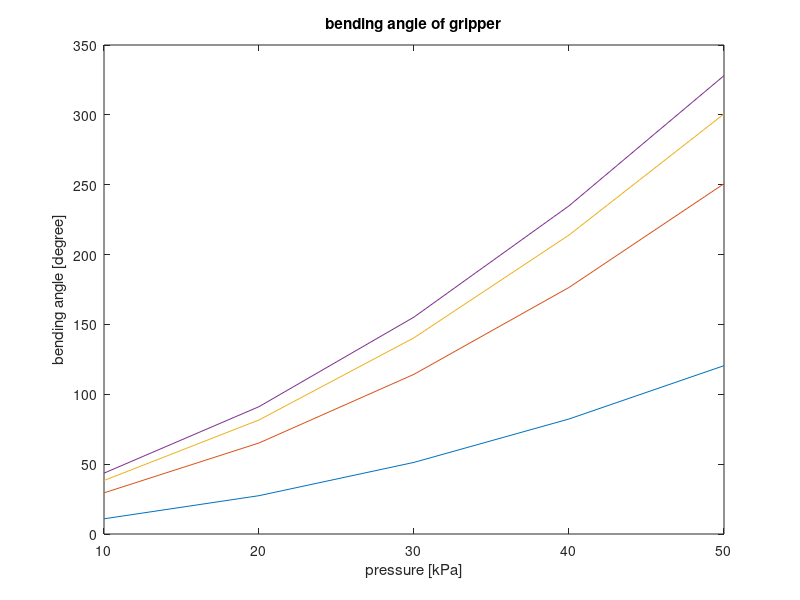
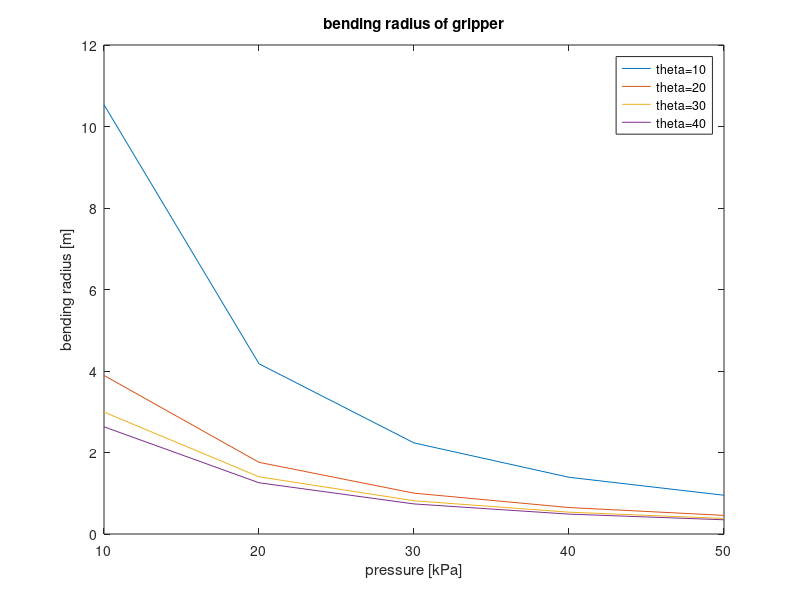

MATLAB code to generate these figures, in order:
clc
clear 
close all
%% unable to introduce external moment！！
% only with the wedged-shape chamber
% geometrical parameter 

W = 0.011;

b1 = 0.002;

l2 = 0.004;
L = 0.1;

H1 = 0.018;

N = 10;

F = 0.3;
M = F*L/2;
I_y = (W+2*b1)*(H1+2*b1)^3/12;

% material property ??

epsilon_x = @(sigma_x) 6.35e-7*sigma_x.^2 + 9.4e-3.*sigma_x - 0.017;


% loading without external moment
for n = 1:1:4
    thetaOfDegree = n*10;
    theta = thetaOfDegree*pi/180;

    H2 = H1 - l2/2/tan(theta);
    p = 1e4:1e4:5e4;

    sigma = p.*W*H1/(2*H1*b1+(W+2*b1)*b1) + M*H2/I_y;
    epsilon = epsilon_x(sigma);
    Dx = l2.*epsilon;
    beta = atan(Dx/2*H2);
    thetaOfChamber = beta/pi*180;
    thetaOfGripper = 2*N.*thetaOfChamber;
    R = L./beta;

    figure(1);
    plot(p/1000,thetaOfGripper);
    title("bending angle of gripper");
    xlabel("pressure [kPa]");
    ylabel("bending angle [degree]");
    leg_str_1{n} = ['theta=',num2str(thetaOfDegree)];
    hold on

    figure(2);
    plot(p/1000,R);
    title("bending radius of gripper");
    xlabel("pressure [kPa]");
    ylabel("bending radius [m]");
    leg_str_2{n} = ['theta=',num2str(thetaOfDegree)];
    hold on

    % figure(1);
    % plot(p/1000,thetaOfGripper)
    % title("bending angle of gripper");
    % xlabel("pressure [kPa]")
    % ylabel("bending angle [degree]")
end
legend(leg_str_1)
legend(leg_str_2)





